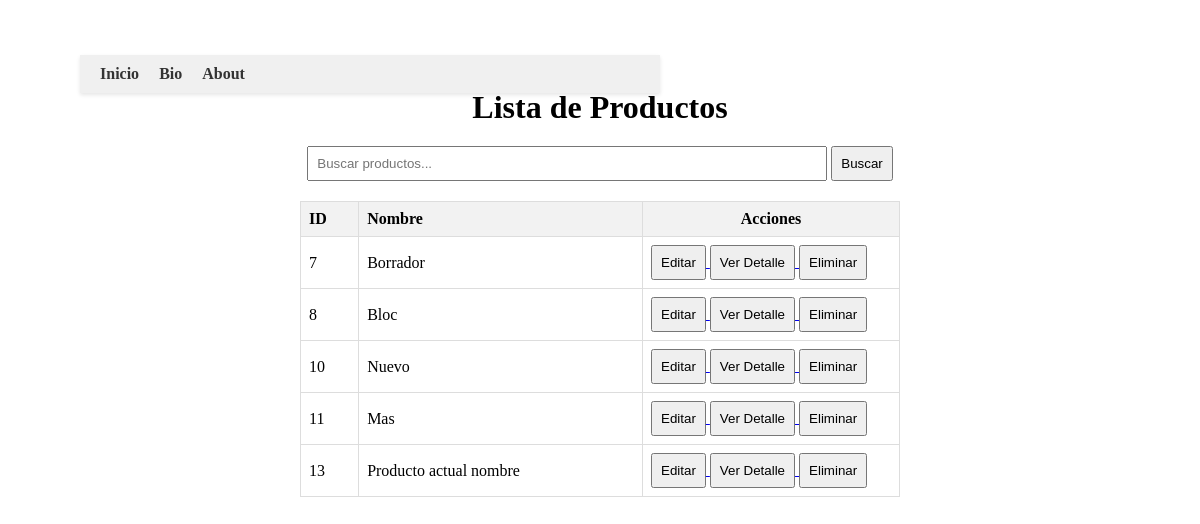
Before: /lista_producto/ (signed in) with the older database file.
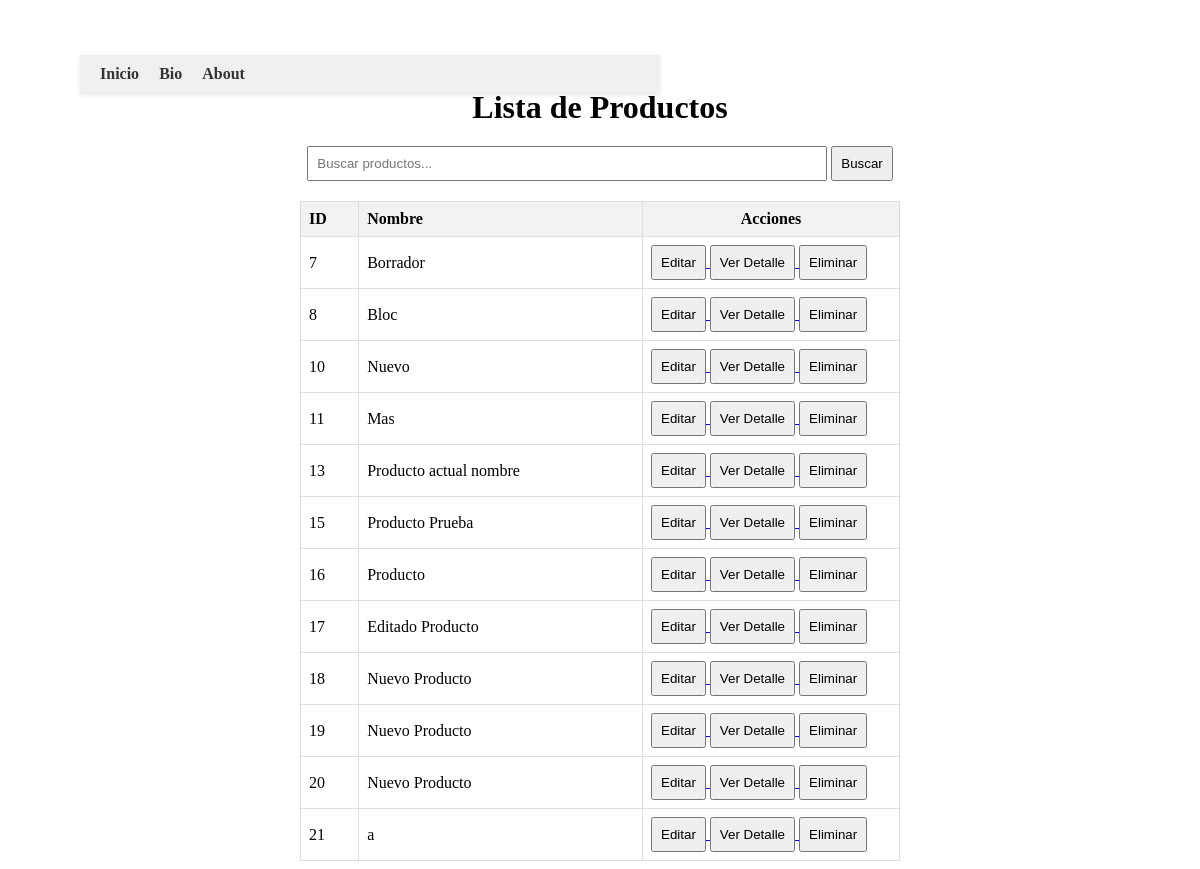
After: the same page with the newer database file.
### home/models.py (models this page shows, shortened)
class Producto(models.Model):
    nombre = models.CharField(max_length=100)
    descripcion = models.TextField(max_length=500)
    status = models.BooleanField(default=True)
    precio = models.DecimalField(max_digits=6, decimal_places=2)
    stock = models.IntegerField()
    categorias = models.ManyToManyField(Categoria, blank=True)
    marca = models.ForeignKey(Marca, on_delete=models.CASCADE)
    foto = models.ImageField(upload_to='productos/', null=True, blank=True)  # foto opcional

### home/views.py (the view)
# urls.py: path('lista_producto/', vista_lista_producto, name='vista_lista_producto'),
@login_required(login_url='/login/')
def vista_lista_producto(request):
    buscar = request.GET.get('buscar', '')  # Obtiene el parámetro de búsqueda de la solicitud GET.
    if buscar:
        lista = Producto.objects.filter(nombre__icontains=buscar)  # Filtrar por nombre
    else:
        lista = Producto.objects.all()  # Obtener todos los productos si no hay búsqueda
    no_resultados = not lista.exists()  # Variable para determinar si hay resultados
    return render(request, 'lista_producto.html', {'lista': lista, 'no_resultados': no_resultados, 'buscar': buscar})

### templates/lista_producto.html (shortened to what this page needs)
{% extends 'base.html' %}
{% load static %}
{% block contenido %}
    <div class="content-container">
        <h1>Lista de Productos</h1>
        <form method="GET" action="{% url 'vista_lista_producto' %}">
            <input type="text" name="buscar" placeholder="Buscar productos..." value="{{ buscar }}" />
            <button type="submit">Buscar</button>
        </form>
        {% if no_resultados %}
            <p>No se encontraron productos.</p>
        {% else %}
            <table>
                <thead>
                    <tr>
                        <th>ID</th>
                        <th>Nombre</th>
                        <th class="col-acciones">Acciones</th>
                    </tr>
                </thead>
                <tbody>
                    {% for p in lista %}
                        <tr>
                            <td>{{ p.id }}</td>
                            <td>{{ p.nombre }}</td>
                            <td>
                                <a href="{% url 'vista_editar_producto' p.id %}">
                                    <button type="button" class="btn-accion">Editar</button>
                                </a>
                                <a href="{% url 'vista_ver_producto' p.id %}">
                                    <button type="button" class="btn-accion">Ver Detalle</button>
                                </a>
                                <form method="POST" action="{% url 'vista_eliminar_producto' p.id %}" style="display:inline;" onsubmit="return confirm('¿Está seguro que quiere eliminar esto?');">
                                    <button type="submit">Eliminar</button>
                                </form>
                            </td>
                        </tr>
                    {% endfor %}
                </tbody>
            </table>
        {% endif %}
    </div>
{% endblock %}

### templates/base.html (shortened to what this page needs)
<!DOCTYPE html>
<html lang="en">
<head>
    {% load static %}
    <link rel="stylesheet" href="{% static 'css/styles.css' %}">
</head>
<body>
    <div class="navbar">
        <div class="nav-links">
            <a href="{% url 'vista_inicio' %}">Inicio</a>
            <a href="{% url 'vista_bio' %}">Bio</a>
            <a href="{% url 'vista_about' %}">About</a>
        </div>
    </div>
    <div class="content">
        {% block contenido %}
        {% endblock %}
    </div>
</body>
</html>

### templates/base.html (style rules this page uses)
body { padding-top: 60px; }
.navbar { display: flex; justify-content: space-between; align-items: center; background-color: #f0f0f0; padding: 10px 20px; box-shadow: 0 2px 4px rgba(0, 0, 0, 0.1); width: 60%; max-width: 540px; margin: 55px 0 0 80px; position: fixed; top: 0; left: 0; z-index: 1000; }
.nav-links { display: flex; gap: 20px; }
.nav-links a { text-decoration: none; color: #333; font-weight: bold; }

### templates/lista_producto.html (style rules this page uses)
body { background-color: #fff; }
.content-container { max-width: 600px; margin: 0 auto; text-align: center; }
h1 { margin-bottom: 20px; }
table { width: 100%; border-collapse: collapse; margin-top: 20px; }
th, td { border: 1px solid #ddd; padding: 8px; text-align: left; }
th { background-color: #f2f2f2; }
form { margin-bottom: 20px; text-align: center; }
input[type="text"] { padding: 8px; width: 500px; }
button { padding: 8px; }
.col-acciones { width: 240px; text-align: center; }

Changed rows visible on the page:
added Producto: id "15", nombre "Producto Prueba"
added Producto: id "16", nombre "Producto"
added Producto: id "17", nombre "Editado Producto"
added Producto: id "18", nombre "Nuevo Producto"
added Producto: id "19", nombre "Nuevo Producto"
added Producto: id "20", nombre "Nuevo Producto"
added Producto: id "21", nombre "a"
